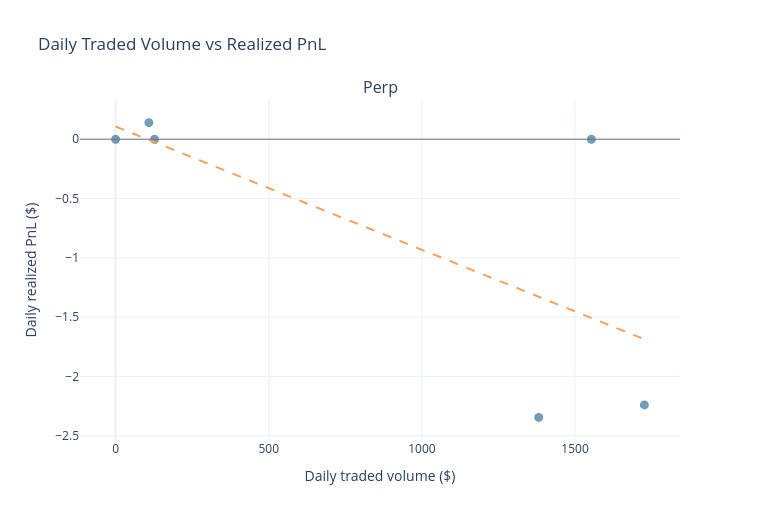

Notebook cell for this chart:
### Markdown cell above
## Traded volume vs realized PnL chart

Daily fill volume compared with realized PnL by market type.

### Code cell
analytics.show_volume_chart()

### Figure 1 — Plotly figure (JSON) as saved in the notebook; plotly's stock layout.template omitted (floating-point values rounded to 4 significant figures)
{"data": [{"customdata": [["2026-10-21T00:00:00", 3], ["2026-10-23T00:00:00", 1], ["2026-10-24T00:00:00", 5], ["2026-10-27T00:00:00", 15], ["2026-10-28T00:00:00", 20], ["2026-10-29T00:00:00", 1]], "hovertemplate": "Date: %{customdata[0]}<br>Volume: $%{x:,.2f}<br>Realized PnL: $%{y:,.2f}<br>Fills: %{customdata[1]}<extra></extra>", "marker": {"color": "#457b9d", "opacity": 0.75, "size": 9}, "mode": "markers", "name": "Perp", "type": "scatter", "x": [108.6, 127.1, 1381.0, 1553.0, 1726.0, 0.01667], "xaxis": "x", "y": [0.14, 0.0, -2.345, 0.0, -2.239, 0.000286], "yaxis": "y"}, {"line": {"color": "#f4a261", "dash": "dash"}, "mode": "lines", "name": "Perp trend", "showlegend": false, "type": "scatter", "x": [0.01667, 17.45, 34.89, 52.33, 69.77, 87.21, 104.6, 122.1, 139.5, 157.0, 174.4, 191.8, 209.3, 226.7, 244.1, 261.6, 279.0, 296.5, 313.9, 331.3, 348.8, 366.2, 383.7, 401.1, 418.5, 436.0, 453.4, 470.8, 488.3, 505.7, 523.2, 540.6, 558.0, 575.5, 592.9, 610.3, 627.8, 645.2, 662.7, 680.1, 697.5, 715.0, 732.4, 749.9, 767.3, 784.7, 802.2, 819.6, 837.0, 854.5, 871.9, 889.4, 906.8, 924.2, 941.7, 959.1, 976.5, 994.0, 1011.0, 1029.0, 1046.0, 1064.0, 1081.0, 1099.0, 1116.0, 1133.0, 1151.0, 1168.0, 1186.0, 1203.0, 1221.0, 1238.0, 1256.0, 1273.0, 1290.0, 1308.0, 1325.0, 1343.0, 1360.0, 1378.0, 1395.0, 1412.0, 1430.0, 1447.0, 1465.0, 1482.0, 1500.0, 1517.0, 1535.0, 1552.0, 1569.0, 1587.0, 1604.0, 1622.0, 1639.0, 1657.0, 1674.0, 1692.0, 1709.0, 1726.0], "xaxis": "x", "y": [0.1074, 0.08925, 0.07113, 0.05301, 0.03489, 0.01677, -0.001348, -0.01947, -0.03759, -0.05571, -0.07383, -0.09195, -0.1101, -0.1282, -0.1463, -0.1644, -0.1825, -0.2007, -0.2188, -0.2369, -0.255, -0.2731, -0.2913, -0.3094, -0.3275, -0.3456, -0.3637, -0.3819, -0.4, -0.4181, -0.4362, -0.4543, -0.4725, -0.4906, -0.5087, -0.5268, -0.5449, -0.5631, -0.5812, -0.5993, -0.6174, -0.6355, -0.6537, -0.6718, -0.6899, -0.708, -0.7261, -0.7443, -0.7624, -0.7805, -0.7986, -0.8167, -0.8349, -0.853, -0.8711, -0.8892, -0.9073, -0.9255, -0.9436, -0.9617, -0.9798, -0.9979, -1.016, -1.034, -1.052, -1.07, -1.089, -1.107, -1.125, -1.143, -1.161, -1.179, -1.197, -1.215, -1.234, -1.252, -1.27, -1.288, -1.306, -1.324, -1.342, -1.36, -1.378, -1.397, -1.415, -1.433, -1.451, -1.469, -1.487, -1.505, -1.523, -1.542, -1.56, -1.578, -1.596, -1.614, -1.632, -1.65, -1.668, -1.687], "yaxis": "y"}], "layout": {"annotations": [{"font": {"size": 16}, "showarrow": false, "text": "Perp", "x": 0.5, "xanchor": "center", "xref": "paper", "y": 1, "yanchor": "bottom", "yref": "paper"}], "height": 520, "shapes": [{"line": {"color": "#777", "width": 1}, "type": "line", "x0": 0, "x1": 1, "xref": "x domain", "y0": 0, "y1": 0, "yref": "y"}], "showlegend": false, "title": {"text": "Daily Traded Volume vs Realized PnL"}, "width": 760, "xaxis": {"anchor": "y", "domain": [0, 1], "title": {"text": "Daily traded volume ($)"}}, "yaxis": {"anchor": "x", "domain": [0, 1], "title": {"text": "Daily realized PnL ($)"}}}}
